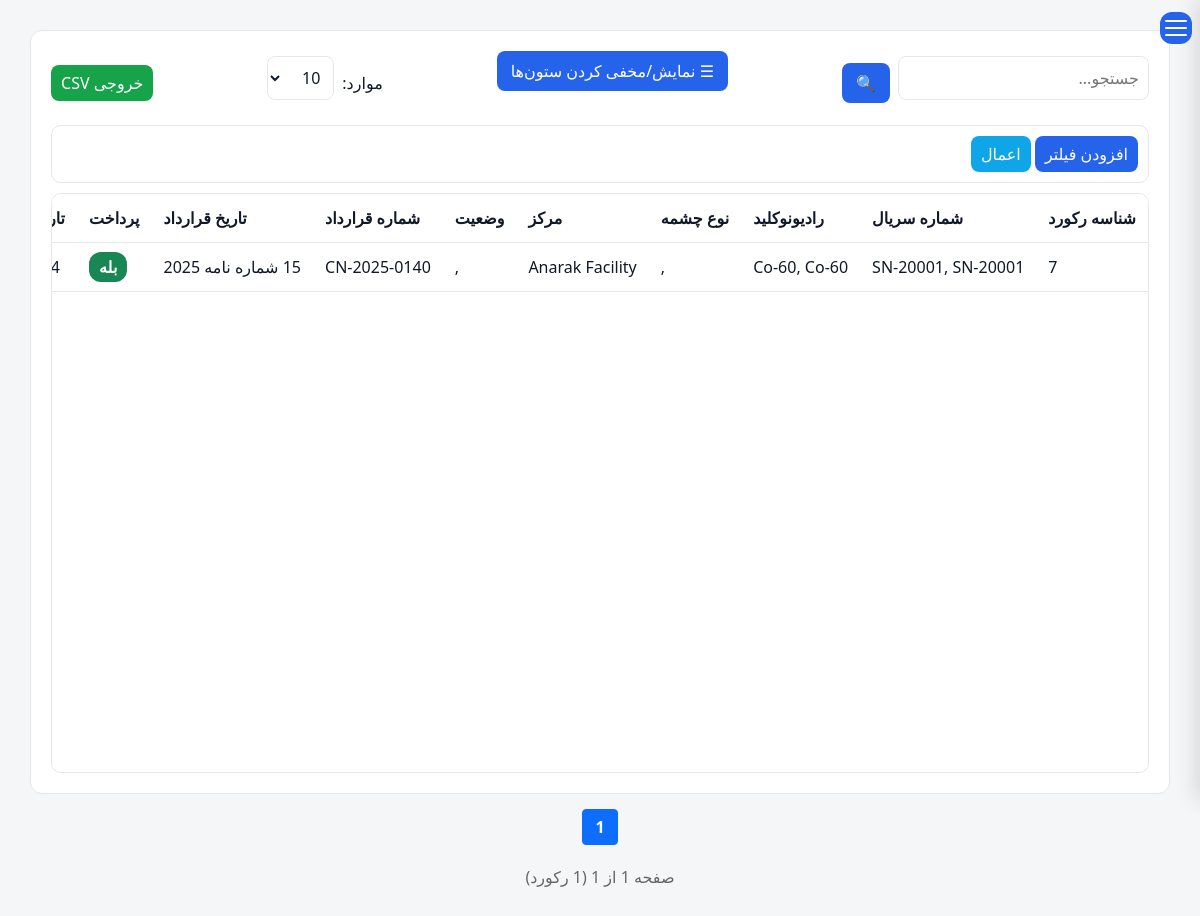
The app's page /contract/source (signed in) with its own data.
### contract/models.py (models this page shows, shortened)
class Contract(models.Model):
    dsrs = models.ManyToManyField(
        "dashboard.DSRS",
        related_name="pi_record",
        null=True,
    blank=True,
    )
    payment_done = models.BooleanField(
        _("Payment Done"),
        default=False,
    )
    payment_date = models.DateField(
        _("Payment Date"),
        null=True,
        blank=True,
    )
    created_at = models.DateTimeField(
        _("Created At"),
        auto_now_add=True,
    )
    history = HistoricalRecords()
    @property
    def contract_number(self):
        source = self.dsrs.select_related("contract").first()
        if source and source.contract:
            return source.contract.contract_number
        return ""
    @property
    def contract_date(self):
        source = self.dsrs.select_related("contract").first()
        if source and source.contract:
            return source.contract.contract_date
        return None
    @property
    def facility(self):
        source = self.dsrs.first()
        return source.Facility if source else ""

class LicenseContract(models.Model):
    license = models.OneToOneField(
        LicenseRequest,
        on_delete=models.PROTECT,
        related_name="contract"
    )
    contract_number = models.CharField(
            _("Contract Number"),
            max_length=100,
            blank=True,
            null=True,
        )
    contract_date = models.DateField(
        _("Contract Date"),
        blank=True,
        null=True,
    )
    contract_cost = models.DecimalField(
        _("Contract Cost"),
        max_digits=14,
        decimal_places=2,
        blank=True,
        null=True,
    )
    send_to_financial = models.BooleanField(
        _("Send to Financial"),
        default=False,
    )
    draft_sent_to_customer = models.BooleanField(
        _("Draft Sent to Customer"),
        default=False,
    )
    draft_sent_date = models.DateField(
        _("Draft Sent Date"),
        blank=True,
        null=True,
    )
    draft_letter_number = models.CharField(
        max_length=100,
        blank=True,
        verbose_name=_("Draft Letter Number"),
    )
    draft_letter_date = models.DateField(
        blank=True,
        null=True,
        verbose_name=_("Draft Letter Date"),
    )
    notification_letter_number = models.CharField(
        _("Notification Letter Number"),
        max_length=30,
        blank=True,
        null=True,
    )
    notification_letter_date = models.DateField(
        _("Notification Letter Date"),
        blank=True,
        null=True,
    )
    License_letter_number = models.CharField(
        _("License Letter Number"),
        max_length=30,
        blank=True,
        null=True,
    )
    License_letter_date = models.DateField(
        _("License Letter Date"),
        blank=True,
        null=True,
    )
    amendment_notes = models.TextField(
        _("Amendment Notes"),
        blank=True,
        null=True,
    )
    source_owner = models.CharField(
        _("Source Owner"),
        max_length=100,
        blank=True,
        null=True,
    )
    contract_accountable = models.CharField(
        _("Contract Accountable"),
        max_length=100,
        blank=True,
        null=True,
    )
    created_at = models.DateTimeField(
        _("Created At"),
        auto_now_add=True,
    )
    updated_at = models.DateTimeField(
        _("Updated At"),
        auto_now=True,
    )

### dashboard/models.py (models this page shows, shortened)
class DSRS(models.Model):
    class Meta:
        verbose_name = _("DSRS Source")
        verbose_name_plural = _("DSRS Sources")
    contract = models.ForeignKey(
        LicenseContract,
        null=True,
        blank=True,
        on_delete=models.SET_NULL,
    )
    created_from = models.ForeignKey(
        "self",
        null=True,
        blank=True,
        on_delete=models.SET_NULL,
        related_name="children",
    )
    Source_Type = models.CharField(_("Source Type"), max_length=10, choices=SOURCE_TYPE.choices, default="DSRS")
    Sso_Code = models.CharField( _("SSO Code"),max_length=12,null=True, blank=True)
    Facility = models.ForeignKey(
                FacilityModel,
                null=True,
                blank=True,
                on_delete=models.SET_NULL,
                related_name="Source_Facility"
            )
    Origin_Type = models.CharField( _("Origin Type"), max_length=20, choices=OriginType.choices,null=True, blank=True)
    Date_received = models.DateField(_("Date Received"),blank=True, null=True)
    is_divisible = models.BooleanField( _("is divisible"),default=False,)
    source_count = models.PositiveIntegerField(_("source count"),default=1,)
    available_count = models.PositiveIntegerField( _("available count"),default=1,)
    Location = models.CharField( _("Location"), max_length=150,blank=True, null=True)
    Status = models.CharField(_("SOURCE STATUS"), max_length=15, choices=SOURCE_STATUS.choices,blank=True, null=True)
    Status_Date = models.DateField(_("Status Date"), blank=True, null=True)
    Responsible_Person = models.CharField(_("Responsible Person"), max_length=50,null=True, blank=True)
    Nuclide = models.ForeignKey( Nuclides, verbose_name=_("Nuclide"), on_delete=models.SET_NULL, null=True, blank=True)
    activity_input = models.FloatField( _("activityinput"), null=True, blank=True)
    activity_unit = models.CharField(_("activity unit"),
        max_length=10,
        choices=ActivityUnit.choices,
        default='Bq',blank=True, null=True
    )
    Activity_reference_date = models.DateField(_("Activity reference date"), null=True, blank=True)
    serial_number = models.CharField(_("serial number"), max_length=25,null=True, blank=True)
    Dose_rate_surface_uSv = models.FloatField(_("Dose rate on surface uSv"), null=True, blank=True)
    Dose_rate_1m_uSv = models.FloatField(_("Dose rate at 1 m distance uSv"), null=True, blank=True)
    Dose_rate_measurement_date = models.DateField(_("Dose rate measurement date"), null=True, blank=True)
    source_state = models.CharField(_("source state"), max_length=15, choices=SourceState.choices, null=True, blank=True)
    contamination_bq_cm2 = models.FloatField(_("contamination bq/cm2"), null=True, blank=True)
    Source_Physical_Form = models.CharField(_("Source Physical Form"), max_length=10, choices=SourceForm.choices, null=True, blank=True)
    Source_Manufacturer = models.CharField(_("Source Manufacturer"), max_length=50, blank=True, null=True)
    Source_Model = models.CharField(_("Source Model"), max_length=20,null=True, blank=True)
    Source_Practice = models.CharField(_("Source Practice"), max_length=20, blank=True, null=True)
    Device_Manufacturer = models.CharField(_("Device Manufacturer"), max_length=50, blank=True, null=True)
    Device_Model = models.CharField(_("Device Model"), max_length=50, blank=True, null=True)
    Device_Serial_Number = models.CharField(_("Device Serial Number"), max_length=50, blank=True, null=True)
    Container_Type = models.CharField(_("Container Type"), max_length=25, blank=True, null=True)
    Dimension = models.CharField(_("Dimension"), max_length=20, blank=True, null=True)
    Comment = models.CharField(_("Comment"), max_length=255, blank=True, null=True)
    created_by = models.ForeignKey(User, on_delete=models.CASCADE, editable=False)
    created_at = models.DateTimeField(auto_now_add=True)
    history = HistoricalRecords()
    initial_activity_bq = models.FloatField(null=True, blank=True)

### reference/models.py (models this page shows)
class Nuclides(models.Model):
    name = models.CharField(max_length=8)
    half_life = models.FloatField()
    d_value_bq = models.FloatField()
    atomic_number = models.IntegerField(null=True, blank=True)
    mass_number = models.IntegerField(null=True, blank=True)
    decay_mode = models.CharField(max_length=50, null=True, blank=True)
    decay_constant = models.FloatField(null=True, blank=True)  # 1/sec
    specific_activity_bq_per_g = models.FloatField(null=True, blank=True)
    alpha_energy_mev = models.FloatField(null=True, blank=True)
    beta_max_energy_mev = models.FloatField(null=True, blank=True)
    gamma_energy_mev = models.FloatField(null=True, blank=True)
    gamma_yield = models.FloatField(null=True, blank=True)  # photons/decay
    neutron_emitter = models.BooleanField(default=False)
    neutron_yield_n_per_s = models.FloatField(null=True, blank=True)
    dose_rate_constant_usv_m2_per_h_gbq = models.FloatField(null=True, blank=True)
    half_value_layer_lead_mm = models.FloatField(null=True, blank=True)
    half_value_layer_concrete_mm = models.FloatField(null=True, blank=True)
    iaea_category = models.IntegerField(null=True, blank=True)
    parent_nuclide = models.CharField(max_length=20, null=True, blank=True)
    daughter_nuclide = models.CharField(max_length=20, null=True, blank=True)
    is_sealed_source_common = models.BooleanField(default=False)
    def __str__(self):
        return self.name

### facilities/models.py (models this page shows)
class FacilityModel(models.Model):
    name = models.CharField(
        _("Facility Name"),
        max_length=255, blank=True,null=True
    )
    responsible_person = models.CharField(
        _("Responsible Person"),
        max_length=150, blank=True,null=True
    )
    telephone = models.CharField(
        _("Telephone"),
        max_length=50, blank=True,null=True
    )
    email = models.EmailField(
        _("Email"),
        blank=True,null=True
    )
    address1 = models.CharField(
        _("Address Line 1"),
        max_length=255, blank=True,null=True
    )
    address2 = models.CharField(
        _("Address Line 2"),
        max_length=255,
         blank=True,null=True
    )
    postal_code = models.CharField(
        _("Postal Code"),
        max_length=20,
         blank=True,null=True
    )
    national_id = models.CharField(
        _("National ID"),
        max_length=50,
         blank=True,null=True
    )
    economic_code = models.CharField(
        _("Economic Code"),
        max_length=50,
         blank=True,null=True
    )
    created_at = models.DateTimeField(
        _("Created At"),
        auto_now_add=True
    )
    updated_at = models.DateTimeField(
        _("Updated At"),
        auto_now=True
    )
    class Meta:
        ordering = ["name"]
        verbose_name = _("Facility")
        verbose_name_plural = _("Facilities")
        constraints = [
            models.UniqueConstraint(
                fields=["national_id"],
                name="unique_facility_national_id",
                condition=models.Q(national_id__isnull=False),
            ),
            models.UniqueConstraint(
                fields=["postal_code"],
                name="unique_facility_postal_code",
                condition=models.Q(postal_code__isnull=False),
            ),
            models.UniqueConstraint(
                fields=["economic_code"],
                name="unique_facility_economic_code",
                condition=models.Q(economic_code__isnull=False),
            ),
        ]
    def __str__(self):
        return str(self.name) if self.name else _("Unnamed Facility")

### contract/views.py (the view, shortened to what this page needs)
# urls.py: path('source', views.contract_index, name='contract_index'),
def contract_index(request):
    contracts = (
        Contract.objects
        .prefetch_related("dsrs__Nuclide", "dsrs__Facility", "dsrs__contract")
        .order_by("-created_at")
    )
    keys = request.GET.getlist("key")
    values = request.GET.getlist("value")
    size = request.GET.get("size", "25")
    if size == "all":
        page_size = contracts.count() or 1
    else:
        page_size = int(size)
    paginator = Paginator(contracts, page_size)
    page = request.GET.get("page")
    page_obj = paginator.get_page(page)
    return render(request, 'contract/index.html', {
        'page_obj': page_obj,
        "page_size": size,
    })

### templates/contract/index.html (shortened to what this page needs)
{% extends 'base.html' %}
{% load static %}
{% load i18n %}
{% block content %}
<div class="content">
<div class="table-header">
  <div class="header-group">
    <input type="text" id="searchInput" placeholder="{% trans 'Search...' %}">
    <button>🔍</button>
  </div>
  <div class="column-bar">
    <button class="btn-gray" onclick="toggleColumnPanel()">
    ☰ {% trans "Show/Hide Columns" %}
</button>
  </div>
  <div class="header-group">
  <span>{% trans "Items:" %}</span>
  <select name="size" id="pageSize">
    <option value="10">10</option>
  </select>
</div>
  <div class="header-group">
    <button class="btn-green" onclick="exportCSV()">{% trans "Export CSV" %}</button>
  </div>
</div>
<div class="filter-bar">
  <button id="addFilter" class="btn-blue">
    {% trans "Add Filter" %}
</button>
<button id="applyFilters" class="btn-info">
    {% trans "Apply" %}
</button>
</div>
<div class="table-scroll">
<table id="mainTable">
<thead>
<tr>
   <th data-col="id">{% trans "Record ID" %}</th>
<th data-col="serial_number">{% trans "Serial Number" %}</th>
<th data-col="nuclide">{% trans "Nuclide" %}</th>
<th data-col="source_type">{% trans "Source Type" %}</th>
<th data-col="facility">{% trans "Facility" %}</th>
<th data-col="status">{% trans "Status" %}</th>
<th data-col="contract_number">{% trans "Contract Number" %}</th>
<th data-col="contract_date">{% trans "Contract Date" %}</th>
<th data-col="payment_done">{% trans "Payment" %}</th>
<th data-col="payment_date">{% trans "Payment Date" %}</th>
</tr>
</thead>
<tbody id="tableBody">
{% for c in page_obj %}
<tr>
    <td data-col="id">{{ c.id }}</td>
    <td>
    {% for s in c.dsrs.all %}
        {{ s.serial_number }}{% if not forloop.last %}, {% endif %}
    {% endfor %}
</td>
    <td>
    {% for s in c.dsrs.all %}
        {{ s.Nuclide }}{% if not forloop.last %}, {% endif %}
    {% endfor %}
</td>
    <td>
    {% for s in c.dsrs.all %}
        {{ s.source_type }}{% if not forloop.last %}, {% endif %}
    {% endfor %}
</td>
    <td data-col="facility">{{ c.facility }}</td>
     <td>
    {% for s in c.dsrs.all %}
        {{ s.status }}{% if not forloop.last %}, {% endif %}
    {% endfor %} </td>
    <td data-col="contract_number">{{ c.contract_number|default:"—" }}</td>
    <td data-col="contract_date">{{ c.contract_date|default:"—" }}</td>
    <td data-col="payment_done">
    {% if c.payment_done %}
        <span class="payment-yes">{% trans "Yes" %}</span>
    {% else %}
        <span class="payment-no">{% trans "No" %}</span>
    {% endif %}
</td>
    <td data-col="payment_date">{{ c.payment_date }}</td>
</tr>
{% empty %}
<tr>
    <td colspan="11">{% trans "No records found" %}</td>
</tr>
{% endfor %}
</tbody>
</table>
</div>
</div>
<div class="pagination">
    {% for num in page_obj.paginator.page_range %}
        {% if num == 1 or num == page_obj.paginator.num_pages or num >= page_obj.number|add:"-2" and num <= page_obj.number|add:"2" %}
            {% if page_obj.number == num %}
                <span class="current">{{ num }}</span>
            {% else %}
                <a href="?page={{ num }}{% if page_size %}&size={{ page_size }}{% endif %}">{{ num }}</a>
            {% endif %}
        {% elif num == page_obj.number|add:"-3" or num == page_obj.number|add:"3" %}
            <span class="dots">…</span>
        {% endif %}
    {% endfor %}
</div>
<div class="page-info">
</div>
{% endblock %}

### records on screen
Contract: id "7", facility "Anarak Facility", contract_number "CN-2025-0140", contract_date "15 شماره نامه 2025", payment_date "4…"
DSRS: serial_number "SN-20001", Nuclide "Co-60"
DSRS: serial_number "SN-20001", Nuclide "Co-60"

### other values on screen
{{ num }} "1"
